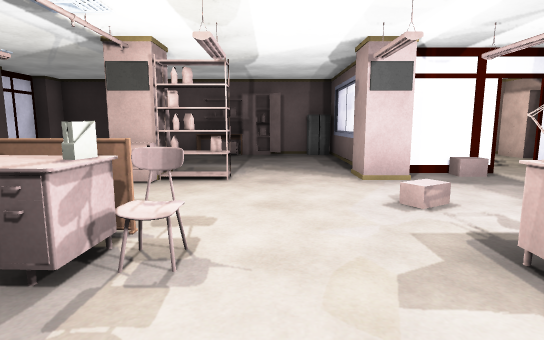
[1] (above)

20 first-person views from a walk through a scene from a Unity 3-D project. The camera is 1.2 m above the floor, tilts 8° down and sees 80° across. Doors are open. The floor is counted in squares, 1 m on a side. Each view is taken from the middle of a square. On the plan, view 1 faces up. The plan holds only what a view shows up to about 14 squares ahead; the rest is blank. The place goes on beyond the plan. The player is left out.

[2]
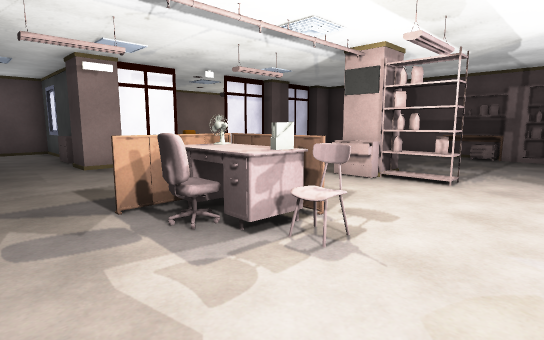

[3]
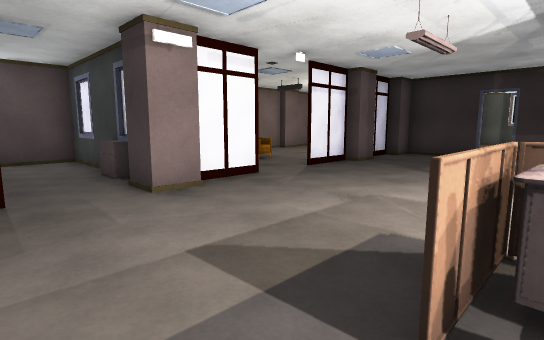

[4]
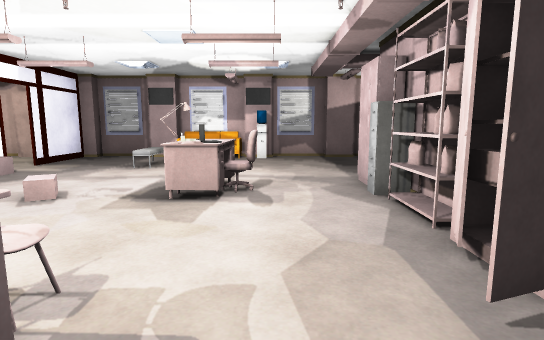

[5]
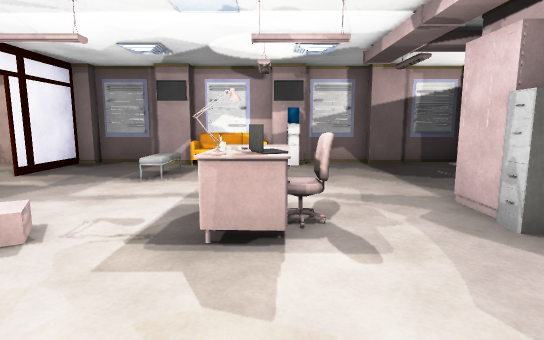

[6]
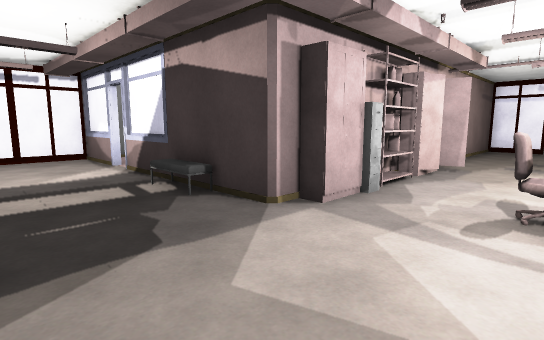

[7]
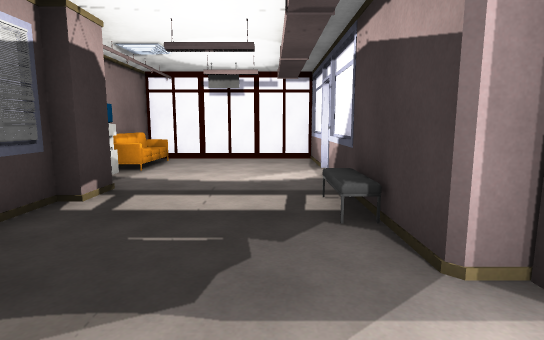

[8]
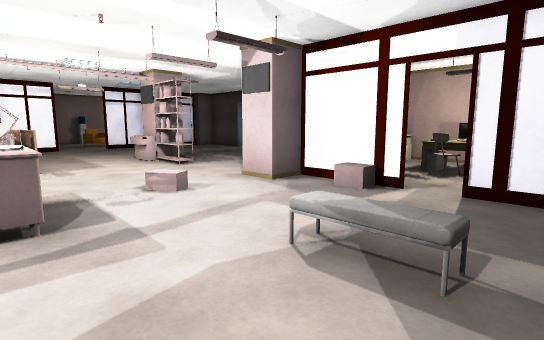

[9]
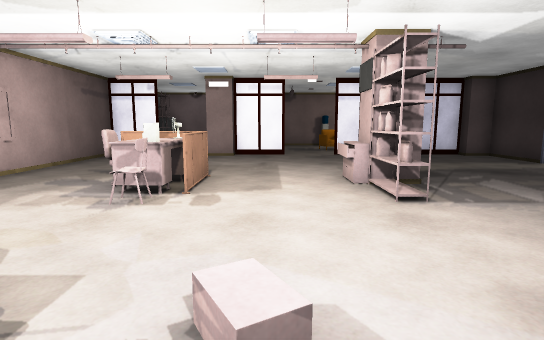

[10]
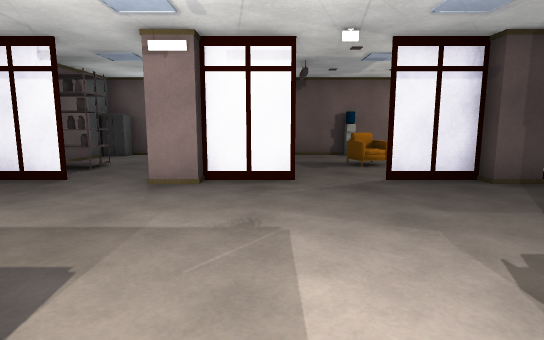

[11]
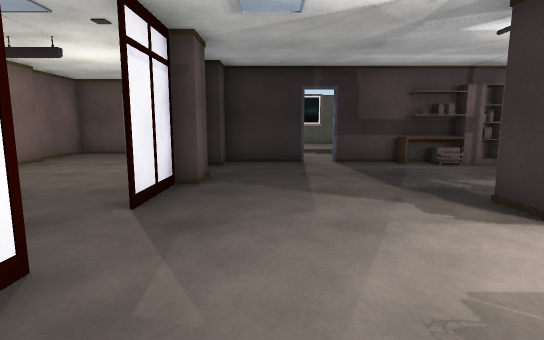

[12]
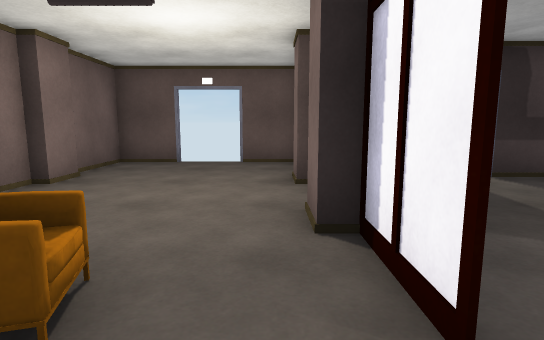

[13]
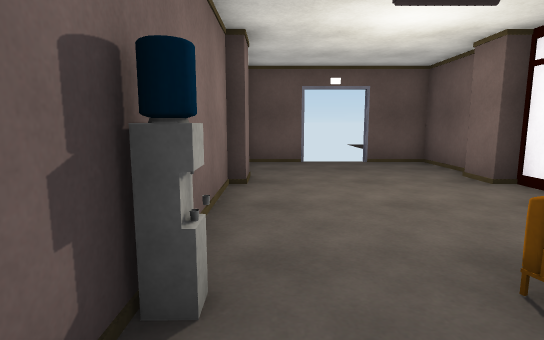

[14]
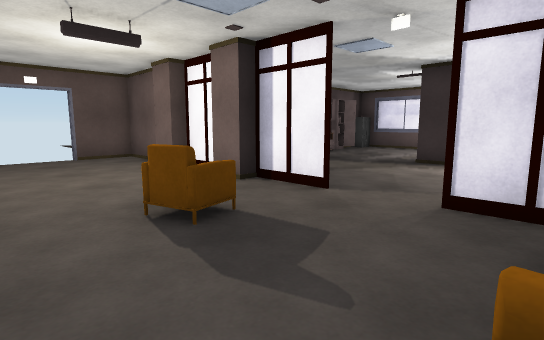

[15]
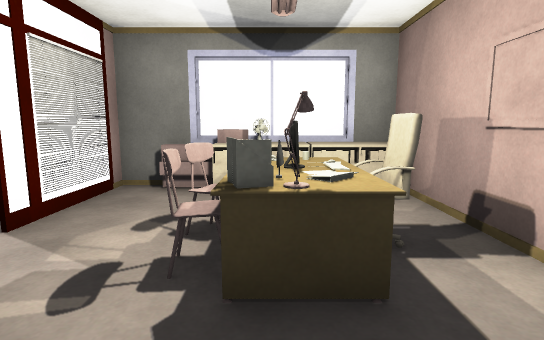

[16]
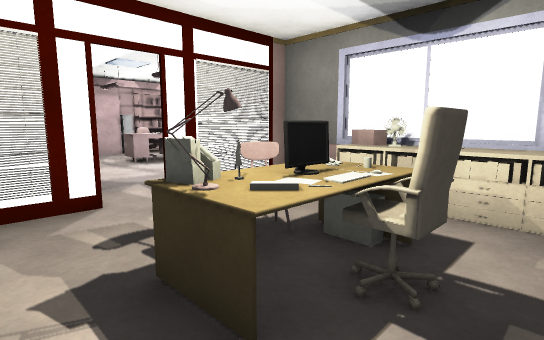

[17]
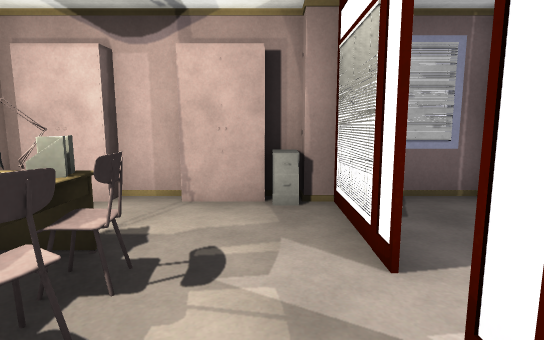

[18]
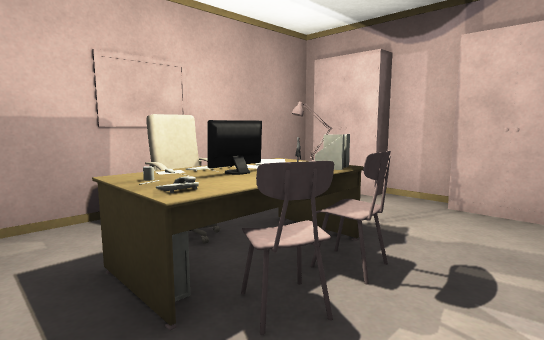

[19]
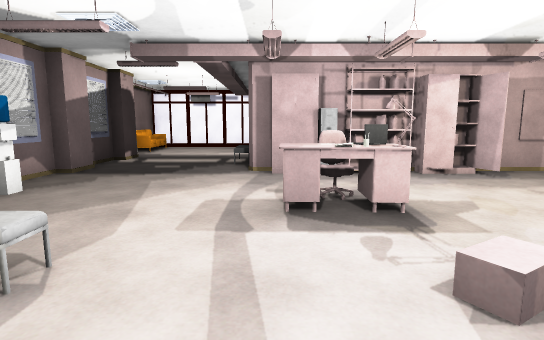

[20]
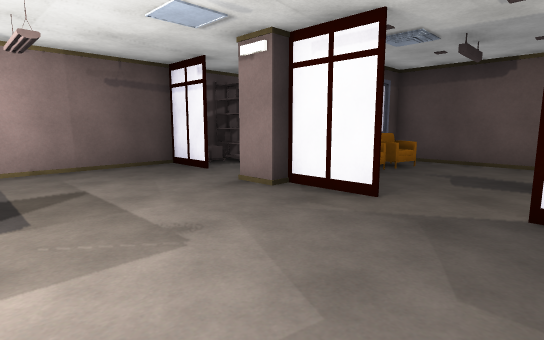

### Floor plan
Ten units are one square. View 1 is at (0, 0); x grows to the right and y downward. Boxes are objects, and circles mark ways between rooms. Rooms are numbered by the first view taken in them; rooms with no view inside come last. Other rooms are left out.
<svg viewBox="-155 -175 265 285">
<path fill="none" stroke="#000" d="M34 9 40 9 40 14 45 14M2 14 16 14M56 -80 30 -80 55 -80M64 -80 90 -80 65 -80M26 -109 26 -80M46 24 46 70M94 -54 94 -116M94 -20 94 -45M94 11 94 -6M-24 -134 -51 -134M-90 -56 -90 -35M-90 -6 -90 14 -19 14M-90 -95 -90 -75M-59 -134 -85 -134M94 41 94 20M85 -134 4 -134M46 79 46 105 104 105 104 78M-90 -125 -90 -110M24 -95 24 -106M-90 -111 -90 -125M-149 -125 -149 -31M-90 -75 -90 -95M-90 -141 -90 -164 -111 -164M-90 -44 -90 -55M-129 -164 -149 -164 -149 -140M-150 -31 -140 -31M-114 -29 -150 -29M-149 -31 -149 14 -102 14"/>
<rect x="-95" y="-35" width="10" height="10" fill="#bbb"><title>pillar</title></rect>
<rect x="-35" y="5" width="10" height="10" fill="#bbb"><title>other object</title></rect>
<rect x="-35" y="-35" width="10" height="20" fill="#bbb"><title>table</title></rect>
<rect x="-35" y="-75" width="10" height="10" fill="#bbb"><title>drawers</title></rect>
<rect x="-35" y="-85" width="10" height="10" fill="#bbb"><title>pillar</title></rect>
<rect x="-35" y="-135" width="10" height="10" fill="#bbb"><title>table</title></rect>
<rect x="-25" y="-35" width="10" height="10" fill="#bbb"><title>table</title></rect>
<rect x="-25" y="-45" width="10" height="10" fill="#bbb"><title>other object</title></rect>
<rect x="-25" y="-75" width="20" height="10" fill="#bbb"><title>shelf</title></rect>
<rect x="-25" y="-135" width="10" height="10" fill="#bbb"><title>other object</title></rect>
<rect x="-15" y="5" width="20" height="10" fill="#bbb"><title>cabinet</title></rect>
<rect x="-15" y="-135" width="10" height="10" fill="#bbb"><title>other object</title></rect>
<rect x="-5" y="-135" width="10" height="10" fill="#bbb"><title>other object</title></rect>
<rect x="5" y="5" width="10" height="10" fill="#bbb"><title>shelf</title></rect>
<rect x="15" y="5" width="20" height="10" fill="#bbb"><title>drawers</title></rect>
<rect x="15" y="-25" width="10" height="10" fill="#bbb"><title>laptop</title></rect>
<rect x="15" y="-35" width="10" height="10" fill="#bbb"><title>other object</title></rect>
<rect x="15" y="-85" width="20" height="20" fill="#bbb"><title>pillar</title></rect>
<rect x="15" y="-135" width="10" height="10" fill="#bbb"><title>drawers</title></rect>
<rect x="25" y="-25" width="10" height="10" fill="#bbb"><title>other object</title></rect>
<rect x="25" y="-35" width="10" height="10" fill="#bbb"><title>other object</title></rect>
<rect x="25" y="-95" width="10" height="10" fill="#bbb"><title>drawers</title></rect>
<rect x="25" y="-105" width="10" height="10" fill="#bbb"><title>other object</title></rect>
<rect x="25" y="-115" width="10" height="10" fill="#bbb"><title>other object</title></rect>
<rect x="25" y="-135" width="10" height="20" fill="#bbb"><title>other object</title></rect>
<rect x="35" y="-25" width="10" height="10" fill="#bbb"><title>other object</title></rect>
<rect x="35" y="-115" width="10" height="10" fill="#bbb"><title>phone</title></rect>
<rect x="45" y="-105" width="10" height="10" fill="#bbb"><title>chair</title></rect>
<rect x="45" y="-115" width="10" height="10" fill="#bbb"><title>table</title></rect>
<rect x="45" y="-125" width="10" height="10" fill="#bbb"><title>chair</title></rect>
<rect x="55" y="-105" width="10" height="10" fill="#bbb"><title>chair</title></rect>
<rect x="55" y="-115" width="10" height="10" fill="#bbb"><title>other object</title></rect>
<rect x="55" y="-125" width="10" height="10" fill="#bbb"><title>keyboard</title></rect>
<rect x="65" y="-55" width="10" height="10" fill="#bbb"><title>other object</title></rect>
<rect x="65" y="-115" width="10" height="10" fill="#bbb"><title>other object</title></rect>
<rect x="65" y="-125" width="10" height="10" fill="#bbb"><title>table</title></rect>
<rect x="85" y="35" width="20" height="20" fill="#bbb"><title>pillar</title></rect>
<rect x="85" y="-15" width="10" height="10" fill="#bbb"><title>other object</title></rect>
<rect x="85" y="-55" width="10" height="10" fill="#bbb"><title>pillar</title></rect>
<rect x="85" y="-95" width="10" height="10" fill="#bbb"><title>drawers</title></rect>
<rect x="85" y="-105" width="10" height="10" fill="#bbb"><title>cabinet</title></rect>
<rect x="85" y="-135" width="10" height="20" fill="#bbb"><title>cabinet</title></rect>
<rect x="95" y="65" width="10" height="10" fill="#bbb"><title>other object</title></rect>
<rect x="95" y="-15" width="10" height="10" fill="#bbb"><title>pillar</title></rect>
<rect x="-135" y="-45" width="10" height="10" fill="#bbb"><title>other object</title></rect>
<rect x="-125" y="-85" width="10" height="10" fill="#bbb"><title>other object</title></rect>
<rect x="-105" y="-45" width="10" height="10" fill="#bbb"><title>other object</title></rect>
<rect x="-95" y="-105" width="10" height="10" fill="#bbb"><title>pillar</title></rect>
<rect x="-95" y="-135" width="10" height="10" fill="#bbb"><title>pillar</title></rect>
<rect x="-145" y="5" width="10" height="10" fill="#bbb"><title>drawers</title></rect>
<rect x="-115" y="-5" width="10" height="20" fill="#bbb"><title>shelf</title></rect>
<rect x="-115" y="-35" width="10" height="10" fill="#bbb"><title>drawers</title></rect>
<circle cx="-85" cy="-65" r="3" fill="#2a7"/>
<circle cx="-90" cy="-15" r="3" fill="#2a7"/>
<text x="10" y="-40">1</text>
<text x="-120" y="-100">2</text>
<text x="-120" y="-10">3</text>
</svg>
Room 1 opens to room 2. Room 1 opens to room 3.

Where each view was taken, in squares from view 1:
view 1: 0 up, 0 right, facing up
view 2: 0 up, 1 right, facing up-left
view 3: 0 up, 3 left, facing up-left
view 4: 1 up, 3 left, facing right
view 5: 2 up, 1 left, facing right
view 6: 2 up, 8 right, facing down-left
view 7: 1 up, 6 right, facing down
view 8: 2 up, 8 right, facing up-left
view 9: 5 up, 4 right, facing left
view 10: 5 up, 2 left, facing left
view 11: 3 up, 7 left, facing up
view 12: 6 up, 10 left, facing up
view 13: 6 up, 14 left, facing up
view 14: 4 up, 14 left, facing up-right
view 15: 11 up, 9 right, facing left
view 16: 13 up, 8 right, facing down-left
view 17: 9 up, 4 right, facing right
view 18: 9 up, 4 right, facing up-right
view 19: 7 up, 4 right, facing down
view 20: 8 up, 4 left, facing down-left
